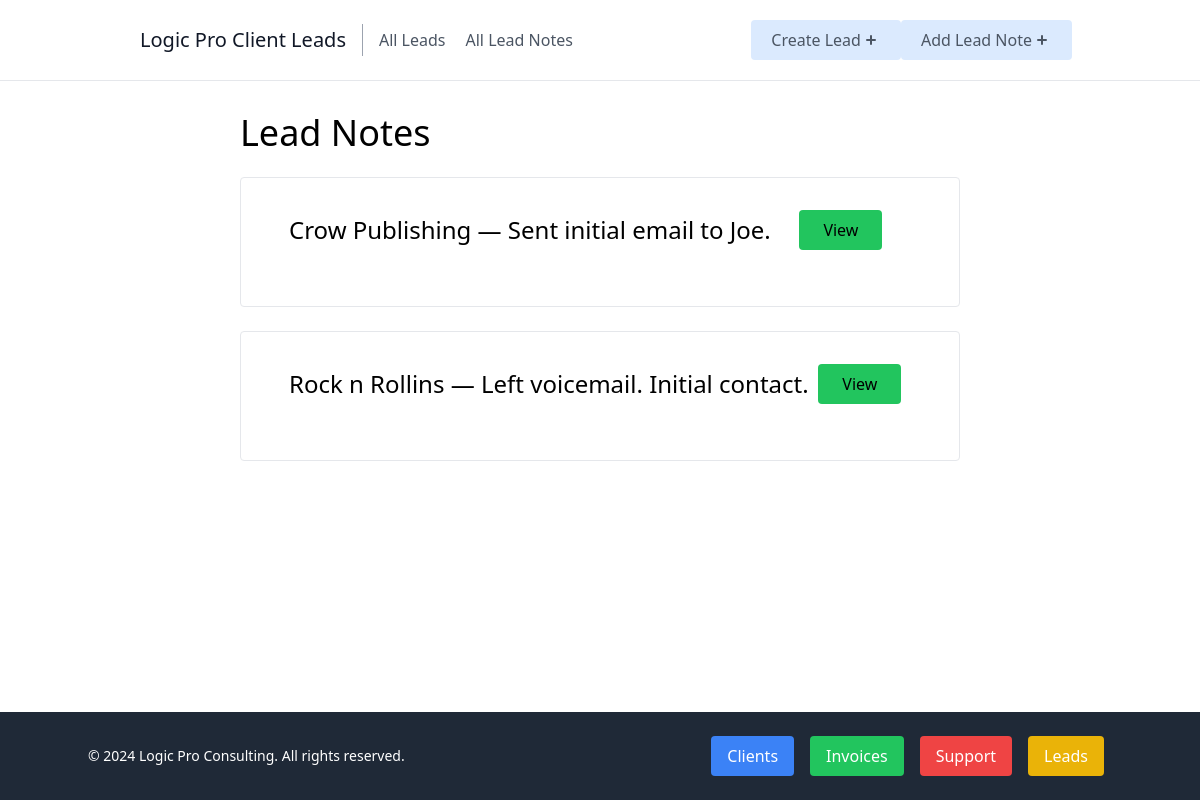
Screenshot of /leads/notes/ with the database file from the repository.
### leads/models.py (models this page shows, shortened)
class LeadNote(models.Model):
    note = models.CharField(max_length=100)
    created_at = models.DateTimeField(auto_now_add=True)
    updated_at = models.DateTimeField(auto_now=True)
    lead = models.ForeignKey(Lead, on_delete=models.CASCADE, related_name='lead_contact', null=True, blank=True)

class Lead(models.Model):
    first_name = models.CharField(max_length=100)
    last_name = models.CharField(max_length=100)
    company = models.CharField(max_length=100)
    email = models.EmailField(max_length=100)
    phone = models.CharField(max_length=20)
    source = models.CharField(max_length=100)
    created_at = models.DateTimeField(auto_now_add=True)
    updated_at = models.DateTimeField(auto_now=True)

### leads/views.py (the view)
# urls.py: path('leads/notes/', lead_note_index, name='lead-notes'),
def lead_note_index(request):
    lead = Lead.objects.all()
    lead_notes = LeadNote.objects.all()
    context = {
        'lead': lead,
        'lead_notes': lead_notes
    }
    return render(request, 'leads/lead_notes.html', context)

### leads/templates/leads/lead_notes.html (shortened to what this page needs)
{% extends 'leads/_base.html' %}
{% block content %}
<div style="margin-bottom: 100px;" class="sm:w-2/3 mx-auto px-10">
    <h1 class="text-4xl mb-2">Lead Notes</h1>
    {% for note in lead_notes %}
    <div class="border rounded px-12 py-8 my-6 hover:bg-gray-50">
        <div class="flex justify-between items-center pb-6">
            <p class="text-2xl">{{ note.lead.company }} — {{ note.note }} </p>
            <a href="{% url 'lead-note-detail' note.pk %}"><p class="rounded bg-green-500 px-6 py-2">View</p></a>
        </div>
    </div>
    {% endfor %}
</div>
{% endblock content %}

### rows the page displays
LeadNote: lead.company "Crow Publishing", note "Sent initial email to Joe."
LeadNote: lead.company "Rock n Rollins", note "Left voicemail. Initial contact."
